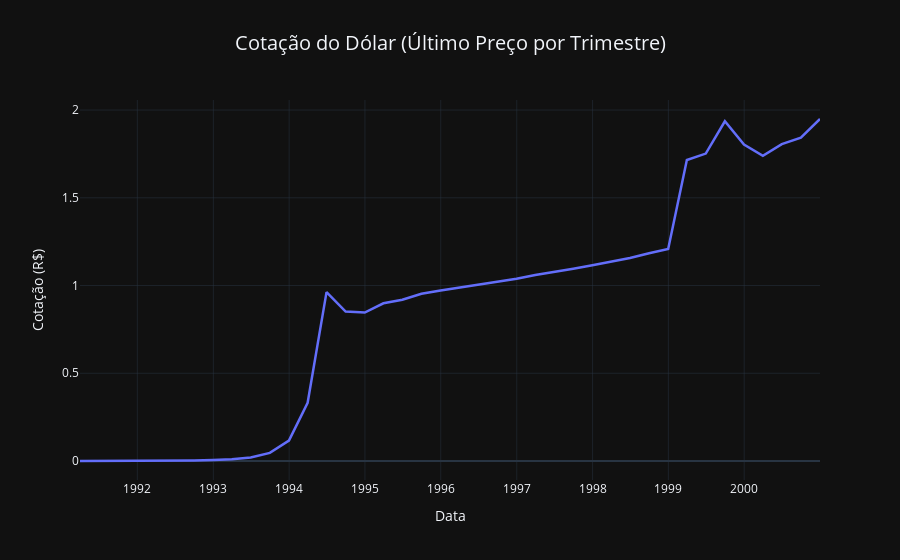

Notebook source saved alongside this figure:
### Code cell
df_q = df_dol.resample("QE").last()

fig = px.line(
    df_q, 
    y="Último", 
    title="Cotação do Dólar (Último Preço por Trimestre)", 
    labels={"index": "Data", "Último": "Cotação (R$)"},
)

# Melhorando o layout
fig.update_traces(line=dict(width=2.5), marker=dict(size=6))
fig.update_layout(
    template="plotly_dark",
    title=dict(x=0.5, font=dict(size=20)),
    xaxis=dict(showgrid=True, gridwidth=0.5),
    yaxis=dict(showgrid=True, gridwidth=0.5),
    hovermode="x unified"
)

fig.show()

### Figure 1 — Plotly figure (JSON) as saved in the notebook; plotly's stock layout.template omitted (floating-point values rounded to 4 significant figures)
{"data": [{"hovertemplate": "Data=%{x}<br>Cotação (R$)=%{y}<extra></extra>", "legendgroup": "", "line": {"color": "#636efa", "dash": "solid", "width": 2.5}, "marker": {"size": 6, "symbol": "circle"}, "mode": "lines", "name": "", "orientation": "v", "showlegend": false, "type": "scatter", "x": ["1991-03-31T00:00:00", "1991-06-30T00:00:00", "1991-09-30T00:00:00", "1991-12-31T00:00:00", "1992-03-31T00:00:00", "1992-06-30T00:00:00", "1992-09-30T00:00:00", "1992-12-31T00:00:00", "1993-03-31T00:00:00", "1993-06-30T00:00:00", "1993-09-30T00:00:00", "1993-12-31T00:00:00", "1994-03-31T00:00:00", "1994-06-30T00:00:00", "1994-09-30T00:00:00", "1994-12-31T00:00:00", "1995-03-31T00:00:00", "1995-06-30T00:00:00", "1995-09-30T00:00:00", "1995-12-31T00:00:00", "1996-03-31T00:00:00", "1996-06-30T00:00:00", "1996-09-30T00:00:00", "1996-12-31T00:00:00", "1997-03-31T00:00:00", "1997-06-30T00:00:00", "1997-09-30T00:00:00", "1997-12-31T00:00:00", "1998-03-31T00:00:00", "1998-06-30T00:00:00", "1998-09-30T00:00:00", "1998-12-31T00:00:00", "1999-03-31T00:00:00", "1999-06-30T00:00:00", "1999-09-30T00:00:00", "1999-12-31T00:00:00", "2000-03-31T00:00:00", "2000-06-30T00:00:00", "2000-09-30T00:00:00", "2000-12-31T00:00:00"], "xaxis": "x", "y": [0.0001, 0.0001, 0.0002, 0.0004, 0.0007, 0.0013, 0.0025, 0.0052, 0.01, 0.0198, 0.0466, 0.1167, 0.3321, 0.9625, 0.852, 0.846, 0.899, 0.919, 0.9529, 0.9717, 0.9876, 1.004, 1.021, 1.039, 1.06, 1.076, 1.096, 1.116, 1.137, 1.157, 1.184, 1.208, 1.715, 1.752, 1.936, 1.804, 1.739, 1.806, 1.843, 1.949], "yaxis": "y"}], "layout": {"hovermode": "x unified", "legend": {"tracegroupgap": 0}, "title": {"font": {"size": 20}, "text": "Cotação do Dólar (Último Preço por Trimestre)", "x": 0.5}, "xaxis": {"anchor": "y", "domain": [0, 1], "gridwidth": 0.5, "showgrid": true, "title": {"text": "Data"}}, "yaxis": {"anchor": "x", "domain": [0, 1], "gridwidth": 0.5, "showgrid": true, "title": {"text": "Cotação (R$)"}}}}
